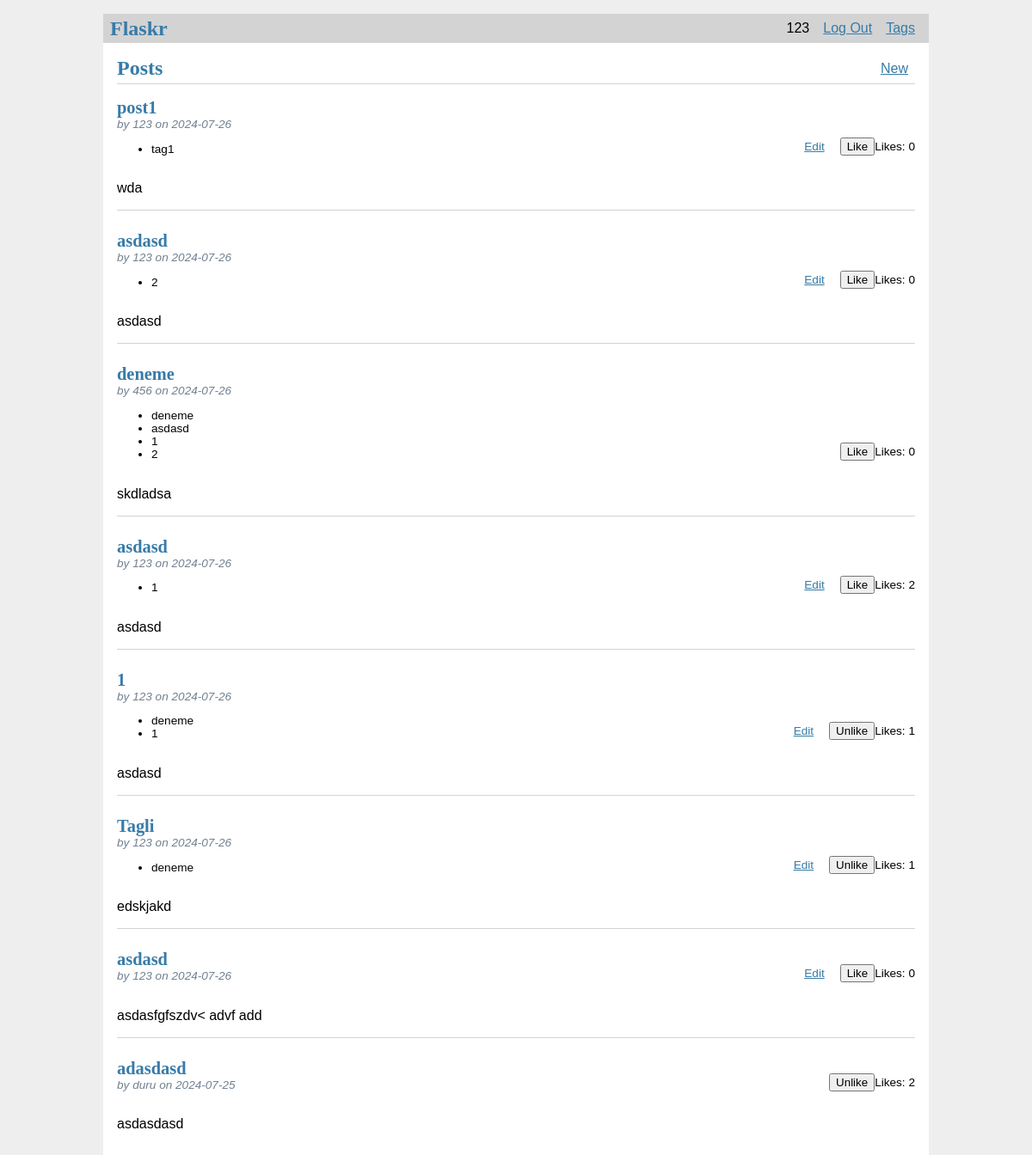
/ (signed in), run on an earlier commit of the app's database.
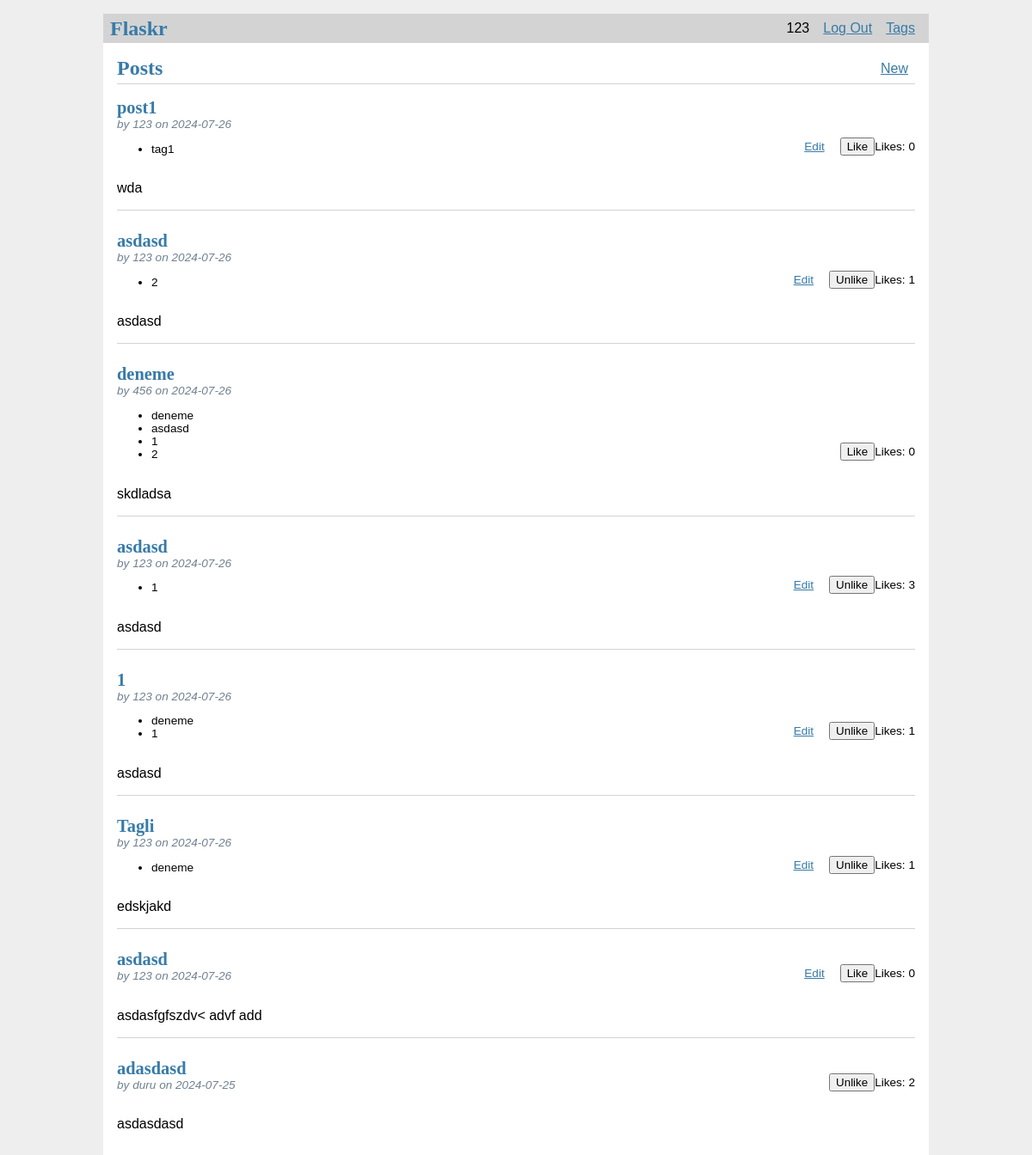
And on a later commit of the database.
### flaskr/models.py (models this page shows, shortened)
class User(db.Model):
    __tablename__ = "user"
    id: Mapped[int] = mapped_column(primary_key=True, autoincrement=True)
    username: Mapped[str] = mapped_column(String(30), unique=True, nullable=False)
    password: Mapped[str] = mapped_column(String(128), nullable=False)
    posts: Mapped[List["Post"]] = relationship(back_populates="author")
    liked_posts: Mapped[List["LikedPosts"]] = relationship(back_populates="user")

class Post(db.Model):
    __tablename__ = "post"
    id: Mapped[int] = mapped_column(primary_key=True, autoincrement=True)
    created: Mapped[DateTime] = mapped_column(DateTime, nullable=False, default=func.now())
    title: Mapped[str] = mapped_column(String(100), nullable=False)
    body: Mapped[str] = mapped_column(String(300), nullable=False)
    likes: Mapped[int] = mapped_column(Integer, default=0, nullable=False)
    author_id: Mapped[int] = mapped_column(ForeignKey("user.id"), nullable=False)
    author: Mapped["User"] = relationship(back_populates="posts")
    liked_posts: Mapped[List["LikedPosts"]] = relationship(back_populates="post")
    tags: Mapped[List["Tags"]] = relationship(secondary= "tags_post", back_populates="post")

class Tags(db.Model):
    __tablename__ = "tags"
    id: Mapped[int] = mapped_column(primary_key=True, autoincrement=True)
    name: Mapped[str] = mapped_column(String(30), unique=True, nullable=False)
    post: Mapped[List["Post"]] = relationship(secondary= "tags_post", back_populates="tags")

### flaskr/blog.py (the view)
@bp.route('/')
def index():
    stmt = db.select(Post).order_by(Post.created.desc())
    posts = db.session.execute(stmt).scalars().all()
    liked_posts_ids = []
    user_id  = g.user.id
    if user_id:
        user = db.session.execute(db.select(User).where(User.id == user_id)).scalar()
        if not user:
            return render_template('error.html', message="User not found"), 404
        liked_posts_ids = [liked.post_id for liked in user.liked_posts]
    else:
        stmt = db.select(Post).order_by(Post.created.desc())
        posts = db.session.execute(stmt).scalars().all()
        liked_posts_ids = []
    return render_template('blog/index.html', posts=posts, liked_posts=liked_posts_ids)

### flaskr/auth.py (called while the page is built)
@bp.before_app_request
def load_logged_in_user():
    user_id = session.get('id')
    if user_id is None:
        g.user = None
    else:
        g.user = User.query.get(user_id)

### flaskr/templates/blog/index.html
{% extends 'base.html' %}
{% block header %}
  <h1>{% block title %}Posts{% endblock %}</h1>
  {% if g.user %}
    <a class="action" href="{{ url_for('blog.create') }}">New</a>
  {% endif %}
{% endblock %}
{% block content %}
  {% for post in posts %}
    <article class="post">
      <header>
        <div>
          <h1>{{ post.title }}</h1>
          <div class="about">by {{ post.author.username }} on {{ post.created.strftime('%Y-%m-%d') }}</div>
          <ul class="tags">
            {% for tag in post.tags %}
              <li>{{ tag.name }}</li>
            {% endfor %}
          </ul>
        </div>
        <div class="post-actions">
          {% if g.user and g.user.id == post.author_id %}
            <a class="action" href="{{ url_for('blog.update', id=post.id) }}">Edit</a>
          {% endif %}
          <form action="{{ url_for('blog.like', userid=g.user.id, postid=post.id) }}" method="post" style="display: inline;">
            <button type="submit">
              {% if post.id in liked_posts %}
                Unlike
              {% else %}
                Like
              {% endif %}
            </button>
          </form>
          <span>Likes: {{ post.likes }}</span>
        </div>
      </header>
      <p class="body">{{ post.body }}</p>
    </article>
    {% if not loop.last %}
      <hr>
    {% endif %}
  {% endfor %}
{% endblock %}

### flaskr/templates/base.html (shortened to what this page needs)
<!doctype html>
<link rel="stylesheet" href="{{ url_for('static', filename='style.css') }}">
<nav>
  <h1>Flaskr</h1>
  <ul>
    {% if g.user %}
      <li><span>{{ g.user['username'] }}</span>
      <li><a href="{{ url_for('auth.logout') }}">Log Out</a>
      <li><a href="{{ url_for('blog.get_tags') }}">Tags</a></li>
    {% else %}
      <li><a href="{{ url_for('auth.register') }}">Register</a>
      <li><a href="{{ url_for('auth.login') }}">Log In</a>
    {% endif %}
  </ul>
</nav>
<section class="content">
  <header>
    {% block header %}{% endblock %}
  </header>
  {% block content %}{% endblock %}
</section>

### flaskr/static/style.css (style rules this page uses)
h1, h2, h3, h4, h5, h6 { font-family: serif; color: #377ba8; margin: 1rem 0; }
a { color: #377ba8; }
hr { border: none; border-top: 1px solid lightgray; }
nav { background: lightgray; display: flex; align-items: center; padding: 0 0.5rem; }
nav h1 { flex: auto; margin: 0; }
nav ul { display: flex; list-style: none; margin: 0; padding: 0; }
nav ul li a, nav ul li span, header .action { display: block; padding: 0.5rem; }
.post-actions { display: flex; align-items: center; }
.post-actions button { margin-left: 10px; cursor: pointer; }
.content { padding: 0 1rem 1rem; }
.content > header { border-bottom: 1px solid lightgray; display: flex; align-items: flex-end; }
.content > header h1 { flex: auto; margin: 1rem 0 0.25rem 0; }
.post > header { display: flex; align-items: flex-end; font-size: 0.85em; }
.post > header > div:first-of-type { flex: auto; }
.post > header h1 { font-size: 1.5em; margin-bottom: 0; }
.post .about { color: slategray; font-style: italic; }
.post .body { white-space: pre-line; }
.content:last-child { margin-bottom: 0; }
.content form { margin: 1em 0; display: flex; flex-direction: column; }

What changed in the data, as far as the page shows it:
changed Post (number 2 of 8 on the later page): likes "0" → "1"; text "Like" → "Unlike"
changed Post (number 4 of 8 on the later page): likes "2" → "3"; text "Like" → "Unlike"
